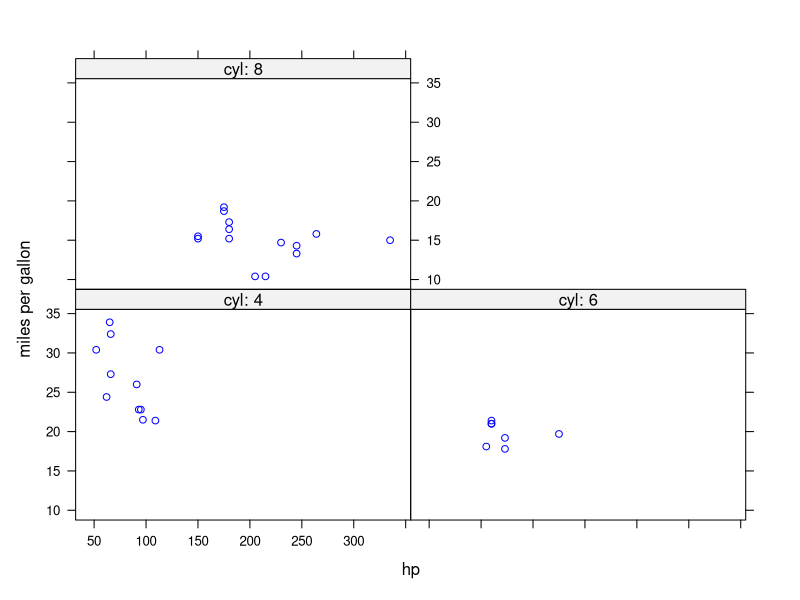

Reproduce this figure in R.
# author: SC
# project: github tutorial
# ---

# script purpose: make mtcars plots
# ---

# load libraries:
  library(lattice)
# ---

# load data (dataset mtcars):
  data <- mtcars #dataset to play with
# --
  
# Figure description: miles per gallon by horse power per number of cylinders:
# ---

  xyplot(mpg ~ hp | factor(paste('cyl:',cyl)),
         data = mtcars,
         col = "blue", 
         ylab = "miles per gallon")

# --- end-of-script --- 
